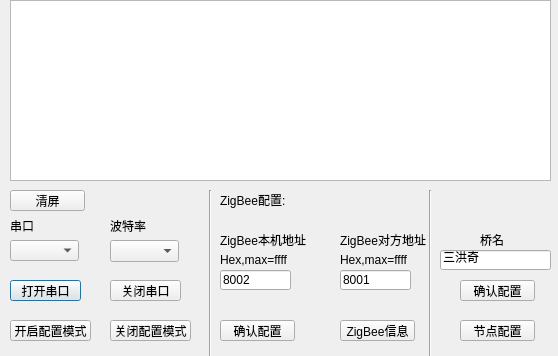
<?xml version="1.0" encoding="UTF-8"?>
<ui version="4.0">
 <class>Dialog</class>
 <widget class="QDialog" name="Dialog">
  <property name="geometry">
   <rect>
    <x>0</x>
    <y>0</y>
    <width>558</width>
    <height>356</height>
   </rect>
  </property>
  <property name="windowTitle">
   <string>超高节点配置</string>
  </property>
  <property name="windowIcon">
   <iconset resource="winico.qrc">
    <normaloff>:/img/image2.png</normaloff>:/img/image2.png</iconset>
  </property>
  <widget class="QLabel" name="label_4">
   <property name="geometry">
    <rect>
     <x>10</x>
     <y>220</y>
     <width>54</width>
     <height>12</height>
    </rect>
   </property>
   <property name="text">
    <string>串口</string>
   </property>
  </widget>
  <widget class="Line" name="line_4">
   <property name="geometry">
    <rect>
     <x>200</x>
     <y>190</y>
     <width>20</width>
     <height>271</height>
    </rect>
   </property>
   <property name="orientation">
    <enum>Qt::Vertical</enum>
   </property>
  </widget>
  <widget class="QComboBox" name="ohde_comboBox">
   <property name="geometry">
    <rect>
     <x>110</x>
     <y>240</y>
     <width>69</width>
     <height>22</height>
    </rect>
   </property>
   <item>
    <property name="text">
     <string/>
    </property>
   </item>
   <item>
    <property name="text">
     <string>9600</string>
    </property>
   </item>
   <item>
    <property name="text">
     <string>38400</string>
    </property>
   </item>
   <item>
    <property name="text">
     <string>115200</string>
    </property>
   </item>
  </widget>
  <widget class="QLineEdit" name="ohde_zbctid">
   <property name="geometry">
    <rect>
     <x>340</x>
     <y>270</y>
     <width>71</width>
     <height>20</height>
    </rect>
   </property>
   <property name="text">
    <string>8001</string>
   </property>
  </widget>
  <widget class="QComboBox" name="ohde_serial">
   <property name="geometry">
    <rect>
     <x>10</x>
     <y>240</y>
     <width>69</width>
     <height>21</height>
    </rect>
   </property>
  </widget>
  <widget class="QLabel" name="label_5">
   <property name="geometry">
    <rect>
     <x>110</x>
     <y>220</y>
     <width>54</width>
     <height>12</height>
    </rect>
   </property>
   <property name="text">
    <string>波特率</string>
   </property>
  </widget>
  <widget class="QPushButton" name="ohde_open">
   <property name="geometry">
    <rect>
     <x>10</x>
     <y>280</y>
     <width>71</width>
     <height>21</height>
    </rect>
   </property>
   <property name="text">
    <string>打开串口</string>
   </property>
  </widget>
  <widget class="QPushButton" name="ohde_zbconfirm">
   <property name="geometry">
    <rect>
     <x>220</x>
     <y>320</y>
     <width>75</width>
     <height>21</height>
    </rect>
   </property>
   <property name="text">
    <string>确认配置</string>
   </property>
  </widget>
  <widget class="QPushButton" name="ohde_clean">
   <property name="geometry">
    <rect>
     <x>10</x>
     <y>190</y>
     <width>75</width>
     <height>21</height>
    </rect>
   </property>
   <property name="text">
    <string>清屏</string>
   </property>
  </widget>
  <widget class="QLabel" name="label_15">
   <property name="geometry">
    <rect>
     <x>220</x>
     <y>230</y>
     <width>121</width>
     <height>20</height>
    </rect>
   </property>
   <property name="text">
    <string>ZigBee本机地址</string>
   </property>
  </widget>
  <widget class="QLabel" name="label_16">
   <property name="geometry">
    <rect>
     <x>340</x>
     <y>230</y>
     <width>91</width>
     <height>20</height>
    </rect>
   </property>
   <property name="text">
    <string>ZigBee对方地址</string>
   </property>
  </widget>
  <widget class="QPushButton" name="ohde_start">
   <property name="geometry">
    <rect>
     <x>10</x>
     <y>320</y>
     <width>81</width>
     <height>21</height>
    </rect>
   </property>
   <property name="text">
    <string>开启配置模式</string>
   </property>
  </widget>
  <widget class="QPushButton" name="ohde_close">
   <property name="geometry">
    <rect>
     <x>110</x>
     <y>280</y>
     <width>71</width>
     <height>21</height>
    </rect>
   </property>
   <property name="text">
    <string>关闭串口</string>
   </property>
  </widget>
  <widget class="QLabel" name="label_14">
   <property name="geometry">
    <rect>
     <x>220</x>
     <y>190</y>
     <width>71</width>
     <height>20</height>
    </rect>
   </property>
   <property name="text">
    <string>ZigBee配置:</string>
   </property>
  </widget>
  <widget class="QPushButton" name="ohde_end">
   <property name="geometry">
    <rect>
     <x>110</x>
     <y>320</y>
     <width>81</width>
     <height>21</height>
    </rect>
   </property>
   <property name="text">
    <string>关闭配置模式</string>
   </property>
  </widget>
  <widget class="QPushButton" name="ohde_zbinfo">
   <property name="geometry">
    <rect>
     <x>340</x>
     <y>320</y>
     <width>75</width>
     <height>21</height>
    </rect>
   </property>
   <property name="text">
    <string>ZigBee信息</string>
   </property>
  </widget>
  <widget class="QTextEdit" name="ohde_display">
   <property name="geometry">
    <rect>
     <x>10</x>
     <y>0</y>
     <width>541</width>
     <height>181</height>
    </rect>
   </property>
   <property name="mouseTracking">
    <bool>false</bool>
   </property>
   <property name="acceptDrops">
    <bool>true</bool>
   </property>
   <property name="readOnly">
    <bool>true</bool>
   </property>
  </widget>
  <widget class="QLineEdit" name="ohde_zbcmid">
   <property name="geometry">
    <rect>
     <x>220</x>
     <y>270</y>
     <width>71</width>
     <height>20</height>
    </rect>
   </property>
   <property name="inputMask">
    <string/>
   </property>
   <property name="text">
    <string>8002</string>
   </property>
  </widget>
  <widget class="Line" name="line_5">
   <property name="geometry">
    <rect>
     <x>420</x>
     <y>190</y>
     <width>20</width>
     <height>271</height>
    </rect>
   </property>
   <property name="orientation">
    <enum>Qt::Vertical</enum>
   </property>
  </widget>
  <widget class="QLineEdit" name="ohde_brname">
   <property name="geometry">
    <rect>
     <x>440</x>
     <y>250</y>
     <width>111</width>
     <height>20</height>
    </rect>
   </property>
   <property name="inputMask">
    <string/>
   </property>
   <property name="text">
    <string>三洪奇</string>
   </property>
  </widget>
  <widget class="QLabel" name="label_17">
   <property name="geometry">
    <rect>
     <x>480</x>
     <y>230</y>
     <width>31</width>
     <height>20</height>
    </rect>
   </property>
   <property name="text">
    <string>桥名</string>
   </property>
  </widget>
  <widget class="QPushButton" name="ohde_confirm">
   <property name="geometry">
    <rect>
     <x>460</x>
     <y>280</y>
     <width>75</width>
     <height>21</height>
    </rect>
   </property>
   <property name="text">
    <string>确认配置</string>
   </property>
  </widget>
  <widget class="QLabel" name="label_18">
   <property name="geometry">
    <rect>
     <x>220</x>
     <y>250</y>
     <width>91</width>
     <height>20</height>
    </rect>
   </property>
   <property name="text">
    <string>Hex,max=ffff</string>
   </property>
  </widget>
  <widget class="QLabel" name="label_19">
   <property name="geometry">
    <rect>
     <x>340</x>
     <y>250</y>
     <width>91</width>
     <height>20</height>
    </rect>
   </property>
   <property name="text">
    <string>Hex,max=ffff</string>
   </property>
  </widget>
  <widget class="QPushButton" name="ohde_info">
   <property name="geometry">
    <rect>
     <x>460</x>
     <y>320</y>
     <width>75</width>
     <height>21</height>
    </rect>
   </property>
   <property name="text">
    <string>节点配置</string>
   </property>
  </widget>
 </widget>
 <resources>
  <include location="winico.qrc"/>
 </resources>
 <connections/>
</ui>
